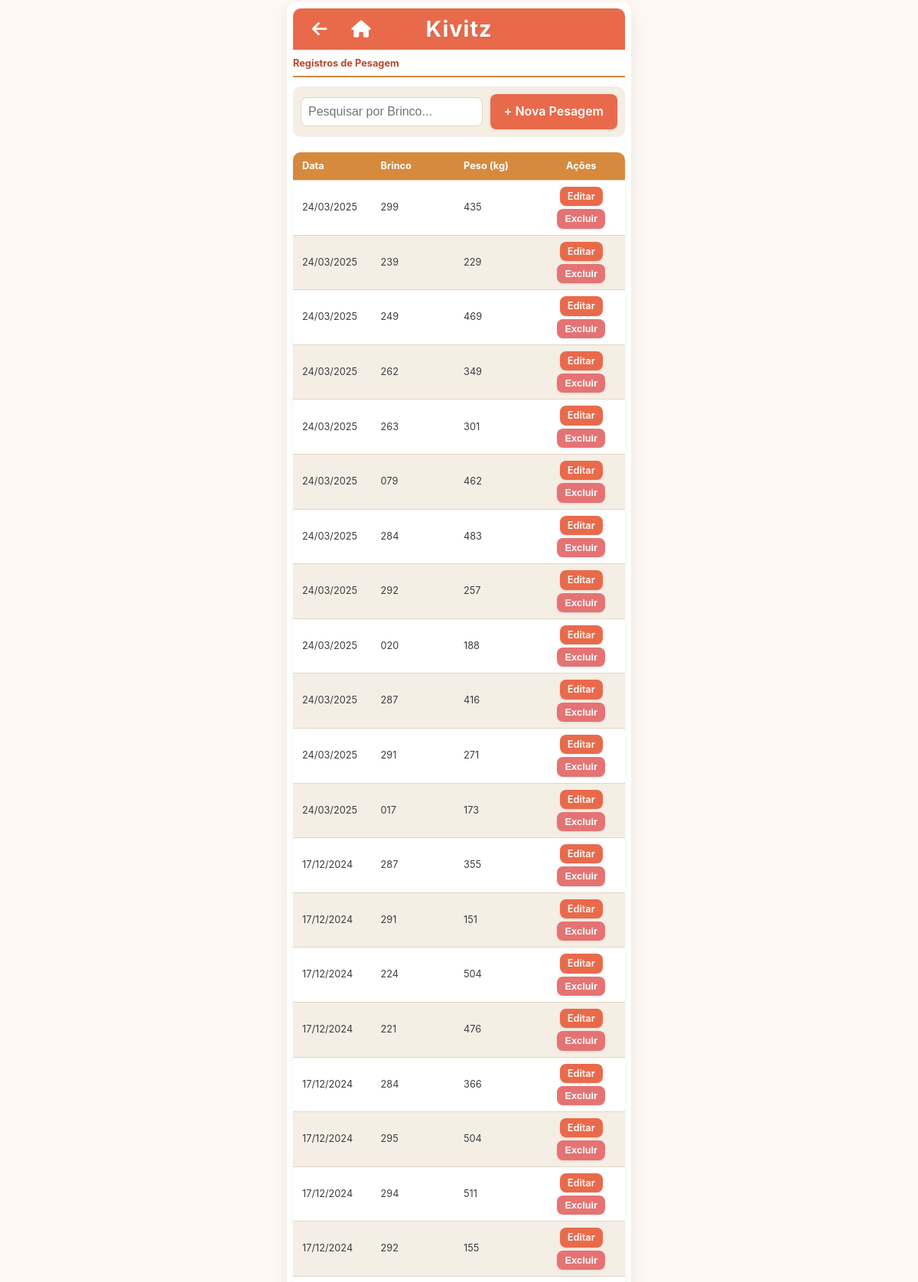
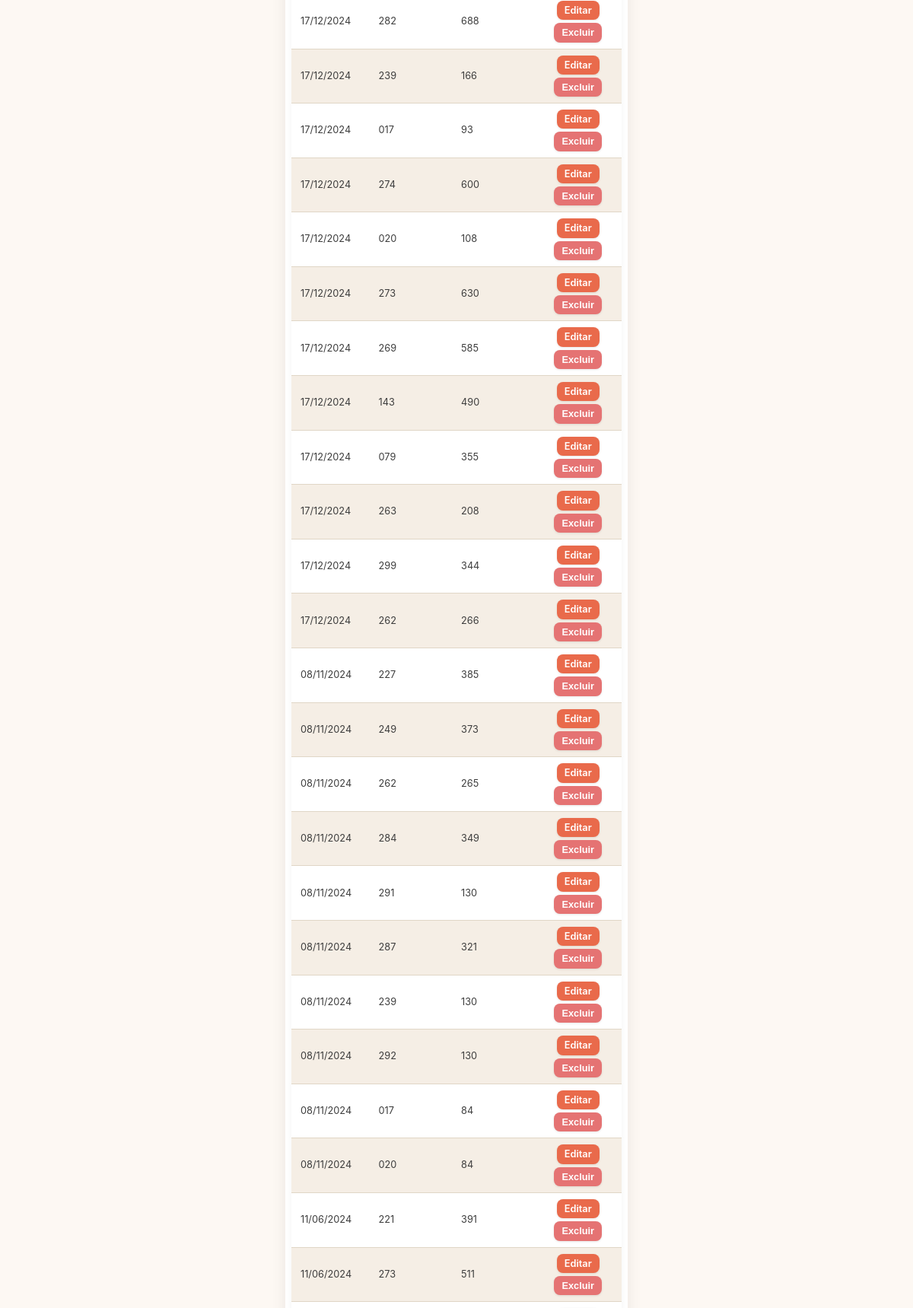
The app's page /views/pesagens/index.php (signed in, upper part) with its own data (2 pictures, top to bottom).
### tables this page shows
CREATE TABLE `pesagens` (
  `id` int(11) NOT NULL,
  `id_gado` int(11) NOT NULL,
  `peso` int(11) NOT NULL,
  `data_pesagem` date NOT NULL,
  `observacoes` text DEFAULT NULL,
  `created_at` timestamp NOT NULL DEFAULT current_timestamp(),
  `updated_at` timestamp NOT NULL DEFAULT current_timestamp() ON UPDATE current_timestamp()
);

CREATE TABLE `gado` (
  `id` int(11) NOT NULL,
  `grupo` enum('Bezerra','Novilha','Lactante','Seca','Corte') NOT NULL,
  `status` enum('Vazia','Inseminada','Prenha') NOT NULL,
  `bst` tinyint(1) DEFAULT 0,
  `leite_descarte` enum('Sim','Não') NOT NULL DEFAULT 'Não',
  `cor_bastao` enum('','Azul','Verde','Vermelho') NOT NULL DEFAULT '',
  `ativo` tinyint(1) NOT NULL DEFAULT 1,
  `created_at` datetime DEFAULT current_timestamp(),
  `updated_at` datetime DEFAULT current_timestamp() ON UPDATE current_timestamp(),
  `brinco` varchar(50) NOT NULL,
  `nascimento` date NOT NULL,
  `sexo` varchar(10) NOT NULL DEFAULT 'Fêmea',
  `escore` decimal(3,2) NOT NULL,
  `id_pai` int(11) DEFAULT NULL,
  `id_mae` int(11) DEFAULT NULL,
  `descarte` tinyint(1) DEFAULT 0,
  `observacoes` text DEFAULT NULL,
  `raca` enum('Holandês','Angus','Jersey') DEFAULT NULL,
  `nome` varchar(100) DEFAULT NULL,
  `Data_secagem` date DEFAULT NULL,
  `Data_preparto` date DEFAULT NULL,
  `Data_parto` date DEFAULT NULL,
  `data_monitoramento_cio` date DEFAULT NULL,
  `pai` varchar(100) DEFAULT NULL,
  `mae` varchar(100) DEFAULT NULL
);

### models/Pesagem.php (called while the page is built, shortened)
<?php
class Pesagem {
    private $conn;
    private $table_name = "pesagens";
    public function __construct($db) {
        $this->conn = $db;
    }
public function read($searchQuery = '') {
        $query = "SELECT p.id, p.id_gado, p.peso, p.data_pesagem, g.brinco as brinco_gado
                  FROM " . $this->table_name . " p
                  LEFT JOIN gado g ON p.id_gado = g.id
                  WHERE g.ativo = 1";
        $query .= " ORDER BY p.data_pesagem DESC";
        $stmt = $this->conn->prepare($query);
        $stmt->execute();
        return $stmt;
    }
}
?>

### views/pesagens/index.php (the view, shortened to what this page needs)
<?php
include_once __DIR__ . '/../../includes/header.php';
require_once __DIR__ . '/../../config/database.php';
require_once __DIR__ . '/../../models/Pesagem.php';
$pesagem = new Pesagem($pdo);
$searchQuery = $_GET['search_query'] ?? '';
$stmt = $pesagem->read($searchQuery);
?>
<h2 class="page-title">Registros de Pesagem</h2>
<div class="filter-controls">
    <form id="filter-form" method="GET" action="index.php">
        <div class="top-filter-bar">
            <div class="search-input-group">
                <input type="text" id="search_query" name="search_query" placeholder="Pesquisar por Brinco..." value="<?php echo htmlspecialchars($searchQuery); ?>">
            </div>
            <div class="filter-buttons-group">
                 <a href="create.php" class="btn btn-primary">+ Nova Pesagem</a>
            </div>
        </div>
    </form>
</div>
<table class="data-table" style="margin-top: 20px;">
    <thead>
        <tr>
            <th>Data</th>
            <th>Brinco</th>
            <th>Peso (kg)</th>
            <th class="actions-column-condensed">Ações</th>
        </tr>
    </thead>
    <tbody>
        <?php if ($stmt->rowCount() > 0): ?>
            <?php while ($row = $stmt->fetch(PDO::FETCH_ASSOC)): ?>
                <tr>
                    <td><?php echo date('d/m/Y', strtotime($row['data_pesagem'])); ?></td>
                    <td><?php echo htmlspecialchars($row['brinco_gado']); ?></td>
                    <td><?php echo htmlspecialchars(number_format($row['peso'], 0, ',', '.')); ?></td>
                    <td class="actions-column-condensed">
                        <div class="button-group">
                            <a href="edit.php?id=<?php echo $row['id']; ?>" class="btn btn-secondary">Editar</a>
                            <form action="../../controllers/PesagemController.php" method="POST" onsubmit="return confirm('Tem certeza?');" style="display:inline-block;">
                                <button type="submit" class="btn btn-danger">Excluir</button>
                            </form>
                        </div>
                    </td>
                </tr>
            <?php endwhile; ?>
        <?php else: ?>
            <tr><td colspan="4" style="text-align: center;">Nenhum registro encontrado.</td></tr>
        <?php endif; ?>
    </tbody>
</table>
<?php include_once __DIR__ . '/../../includes/footer.php'; ?>

### css/style.css (style rules this page uses)
:root { --primary-orange: #E96A4B; --light-accent-orange: #FCE0C3; --dark-orange: #BC472A; --highlight-orange: #D68A3D; --neutral-text: #3D3D3D; --neutral-dark: #6B5F5F; --background-light: #FDF8F3; --background-medium: #F5EEE5; --border-color: #E0D6C6; --success-green: #66BB6A; --error-red: #E57373; --shadow-light: 0 3px 8px rgba(0, 0, 0, 0.05); --shadow-medium: 0 8px 20px rgba(0, 0, 0, 0.08); --bst-green: #4CAF50; --bst-gray: #BDBDBD; --text-esmaecido: #B0B0B0; --background-esmaecido-even: #F0F0F0; --background-esmaecido-odd: #FAFAFA; --bg-estoque-baixo: #FFEBEE; }
*, *::before, *::after { box-sizing: border-box; }
body { font-family: 'Inter', 'Segoe UI', Tahoma, Geneva, Verdana, sans-serif; line-height: 1.6; margin: 0; padding: 0; background-color: var(--background-light); color: var(--neutral-text); display: flex; justify-content: center; align-items: flex-start; min-height: 100vh; font-size: 15px; overflow-x: hidden; }
h2.page-title { color: var(--dark-orange); font-size: 0.8rem; margin-top: 0; margin-bottom: 12px; border-bottom: 2px solid var(--highlight-orange); padding-bottom: 6px; font-weight: 700; }
form { background-color: var(--background-medium); padding: 12px; border-radius: 10px; box-shadow: 0 3px 8px rgba(0, 0, 0, 0.05); margin-top: 12px; display: grid; gap: 12px; }
form input[type="text"], form input[type="password"], form input[type="date"], form input[type="number"], form select, form textarea { width: 100%; padding: 9px; border: 1px solid var(--border-color); border-radius: 8px; font-size: 1rem; transition: border-color 0.3s ease, box-shadow 0.3s ease; background-color: #fff; box-sizing: border-box; }
.filter-controls { display: flex; flex-direction: column; gap: 10px; margin-bottom: 15px; background-color: var(--background-medium); padding: 10px; border-radius: 10px; }
#filter-form { background-color: transparent; padding: 0; margin: 0; margin-top: 0; box-shadow: none; display: block; }
.top-filter-bar { display: flex; align-items: center; gap: 10px; }
.search-input-group { flex-grow: 1; min-width: 100px; }
.filter-buttons-group { display: flex; flex-shrink: 0; gap: 8px; align-items: center; flex-wrap: nowrap; }
.btn { background-color: var(--primary-orange); color: white; padding: 10px 18px; border: none; border-radius: 8px; cursor: pointer; font-size: 1rem; font-weight: 600; transition: background-color 0.3s ease, transform 0.2s ease, box-shadow 0.3s ease; text-decoration: none; display: inline-block; text-align: center; box-shadow: 0 1px 3px rgba(0, 0, 0, 0.1); }
.btn.btn-danger { background-color: var(--error-red); }
.button-group { display: flex; gap: 10px; margin-top: 12px; flex-wrap: wrap; justify-content: flex-start; }
.data-table { width: 100%; border-collapse: collapse; margin-top: 20px; box-shadow: var(--shadow-light); border-radius: 10px; overflow: hidden; table-layout: fixed; }
.data-table thead tr { background-color: var(--highlight-orange); color: white; text-align: left; }
.data-table th, .data-table td { padding: 8px 6px; border-bottom: 1px solid var(--border-color); text-align: left; font-size: 0.85em; word-break: break-word; vertical-align: middle; }
.data-table th:first-child, .data-table td:first-child { padding-left: 12px; }
.data-table th:last-child, .data-table td:last-child { padding-right: 12px; }
.data-table .actions-column-condensed { width: auto; white-space: nowrap; text-align: center; }
.data-table .actions-column-condensed .button-group { justify-content: center; margin-top: 0; gap: 4px; }
.data-table .actions-column-condensed .button-group form { margin: 0; padding: 0; background: none; box-shadow: none; display: inline-block; }
.data-table .actions-column-condensed .btn { padding: 5px 10px; font-size: 1em; line-height: 1.2; }
.data-table tbody tr:nth-child(even) { background-color: var(--background-medium); }

### records on screen
pesagens: data_pesagem "24/03/2025", id_gado.brinco "299", peso "435"
pesagens: data_pesagem "24/03/2025", id_gado.brinco "239", peso "229"
pesagens: data_pesagem "24/03/2025", id_gado.brinco "249", peso "469"
pesagens: data_pesagem "24/03/2025", id_gado.brinco "262", peso "349"
pesagens: data_pesagem "24/03/2025", id_gado.brinco "263", peso "301"
pesagens: data_pesagem "24/03/2025", id_gado.brinco "079", peso "462"
pesagens: data_pesagem "24/03/2025", id_gado.brinco "284", peso "483"
pesagens: data_pesagem "24/03/2025", id_gado.brinco "292", peso "257"
pesagens: data_pesagem "24/03/2025", id_gado.brinco "020", peso "188"
pesagens: data_pesagem "24/03/2025", id_gado.brinco "287", peso "416"
pesagens: data_pesagem "24/03/2025", id_gado.brinco "291", peso "271"
pesagens: data_pesagem "24/03/2025", id_gado.brinco "017", peso "173"
pesagens: data_pesagem "17/12/2024", id_gado.brinco "287", peso "355"
pesagens: data_pesagem "17/12/2024", id_gado.brinco "291", peso "151"
pesagens: data_pesagem "17/12/2024", id_gado.brinco "224", peso "504"
pesagens: data_pesagem "17/12/2024", id_gado.brinco "221", peso "476"
pesagens: data_pesagem "17/12/2024", id_gado.brinco "284", peso "366"
pesagens: data_pesagem "17/12/2024", id_gado.brinco "295", peso "504"
pesagens: data_pesagem "17/12/2024", id_gado.brinco "294", peso "511"
pesagens: data_pesagem "17/12/2024", id_gado.brinco "292", peso "155"
pesagens: data_pesagem "17/12/2024", id_gado.brinco "282", peso "688"
pesagens: data_pesagem "17/12/2024", id_gado.brinco "239", peso "166"
pesagens: data_pesagem "17/12/2024", id_gado.brinco "017", peso "93"
pesagens: data_pesagem "17/12/2024", id_gado.brinco "274", peso "600"
pesagens: data_pesagem "17/12/2024", id_gado.brinco "020", peso "108"
pesagens: data_pesagem "17/12/2024", id_gado.brinco "273", peso "630"
pesagens: data_pesagem "17/12/2024", id_gado.brinco "269", peso "585"
pesagens: data_pesagem "17/12/2024", id_gado.brinco "143", peso "490"
pesagens: data_pesagem "17/12/2024", id_gado.brinco "079", peso "355"
pesagens: data_pesagem "17/12/2024", id_gado.brinco "263", peso "208"
pesagens: data_pesagem "17/12/2024", id_gado.brinco "299", peso "344"
pesagens: data_pesagem "17/12/2024", id_gado.brinco "262", peso "266"
pesagens: data_pesagem "08/11/2024", id_gado.brinco "227", peso "385"
pesagens: data_pesagem "08/11/2024", id_gado.brinco "249", peso "373"
pesagens: data_pesagem "08/11/2024", id_gado.brinco "262", peso "265"
pesagens: data_pesagem "08/11/2024", id_gado.brinco "284", peso "349"
pesagens: data_pesagem "08/11/2024", id_gado.brinco "291", peso "130"
pesagens: data_pesagem "08/11/2024", id_gado.brinco "287", peso "321"
pesagens: data_pesagem "08/11/2024", id_gado.brinco "239", peso "130"
pesagens: data_pesagem "08/11/2024", id_gado.brinco "292", peso "130"
pesagens: data_pesagem "08/11/2024", id_gado.brinco "017", peso "84"
pesagens: data_pesagem "08/11/2024", id_gado.brinco "020", peso "84"
pesagens: data_pesagem "11/06/2024", id_gado.brinco "221", peso "391"
pesagens: data_pesagem "11/06/2024", id_gado.brinco "273", peso "511"
